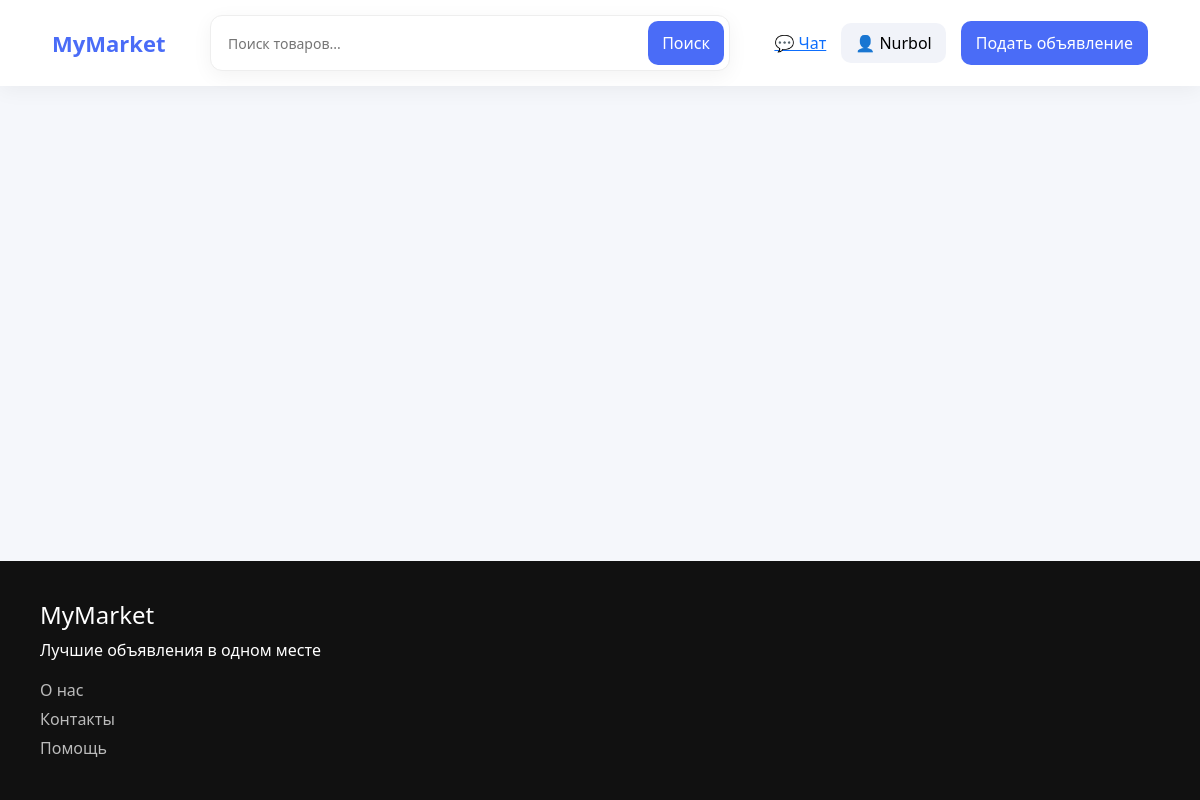
/ProductLiked/ (signed in), run on an earlier commit of the app's database.
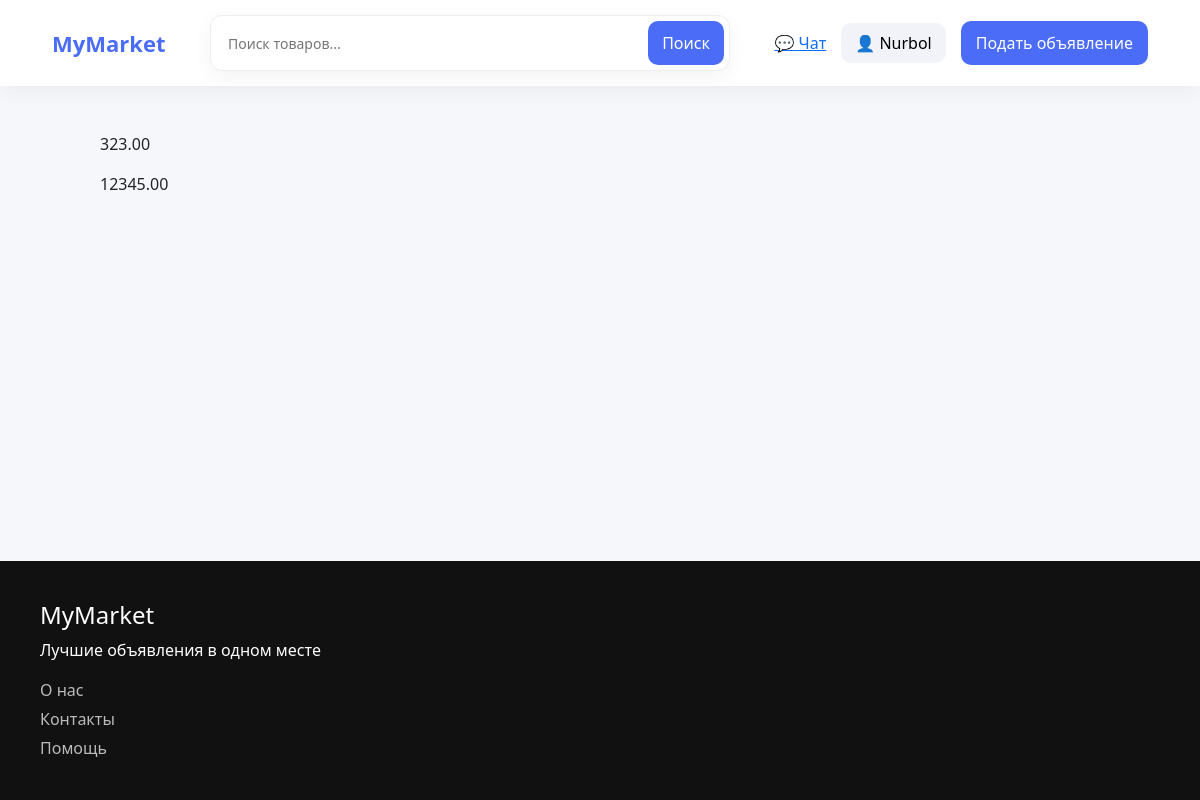
And on a later commit of the database.
### main/models.py (models this page shows, shortened)
class Liked(models.Model):
    product = models.ForeignKey(Product, on_delete=models.CASCADE)
    user = models.ForeignKey(settings.AUTH_USER_MODEL, on_delete=models.CASCADE)
    created = models.DateTimeField(auto_now_add=True)
    class Meta:
        unique_together = ['user', 'product']

class Product(models.Model):
    category = models.ForeignKey(Category, on_delete=models.CASCADE)
    subcategory = models.ForeignKey(SubCategory,on_delete=models.CASCADE, related_name="products")
    name = models.CharField(max_length=50)
    description = models.TextField()
    price = models.DecimalField(max_digits=20,decimal_places=2,blank=False)
    created_at = models.DateTimeField(auto_now_add=True)
    author = models.ForeignKey(settings.AUTH_USER_MODEL, on_delete=models.CASCADE)

### main/views.py (the view)
# urls.py: path("ProductLiked/", ProductLiked.as_view(), name="ProductLiked"),
class ProductLiked(LoginRequiredMixin, ListView):
    login_url = "users/login"
    redirect_field_name = "main/ProductLiked.html"
    model = Liked
    template_name = "main/ProductLiked.html"
    context_object_name = "likes"
    def get_queryset(self):
        qs = super().get_queryset()
        qs = qs.filter(user = self.request.user)
        qs = qs.select_related("product")
        return qs

### main/templates/main/ProductLiked.html (shortened to what this page needs)
{% extends "main/base.html" %}
{% block section %}
    {% for like in likes %}
        <p>{{like.product.price}}</p>
        {% endfor %}
{% endblock section %}

What changed in the data, as far as the page shows it:
added Liked: product.price "323.00"
added Liked: product.price "12345.00"
